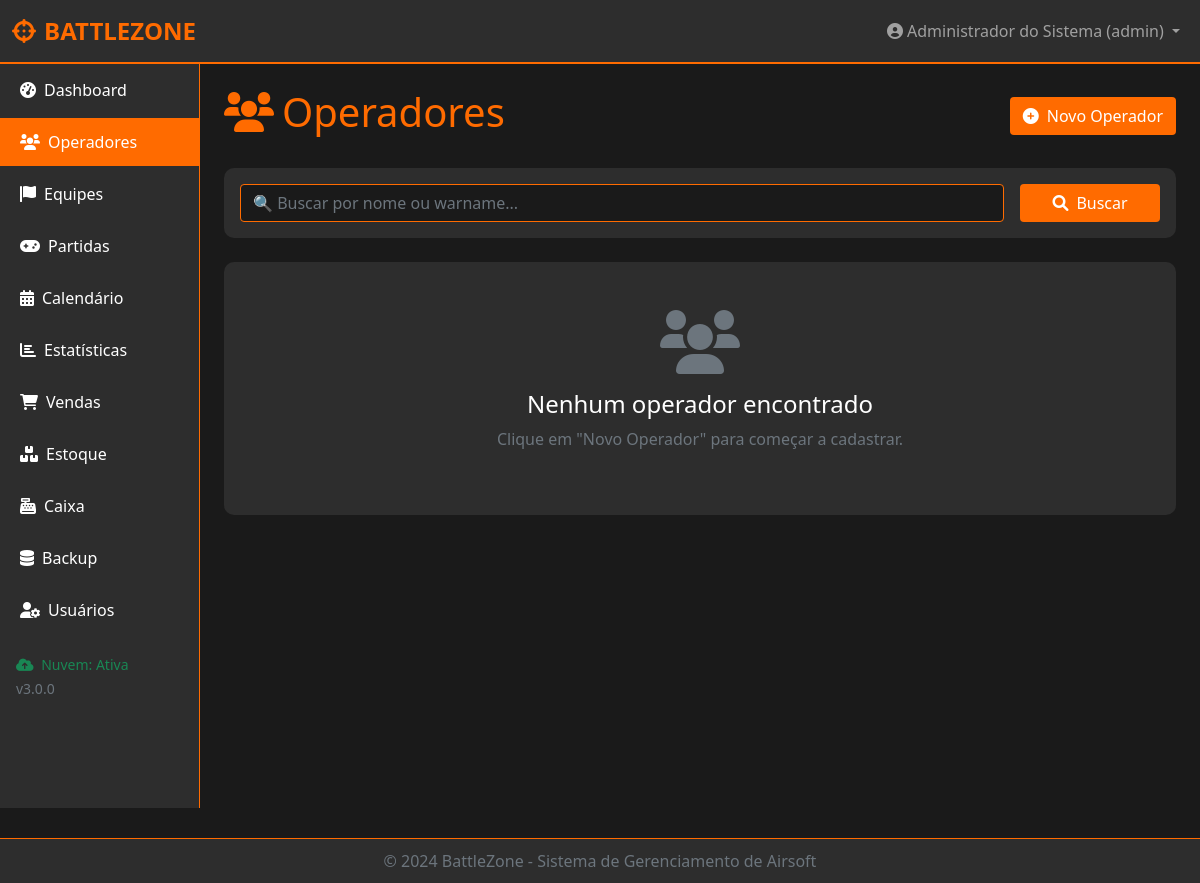
Page /operadores (signed in) on the earlier database version.
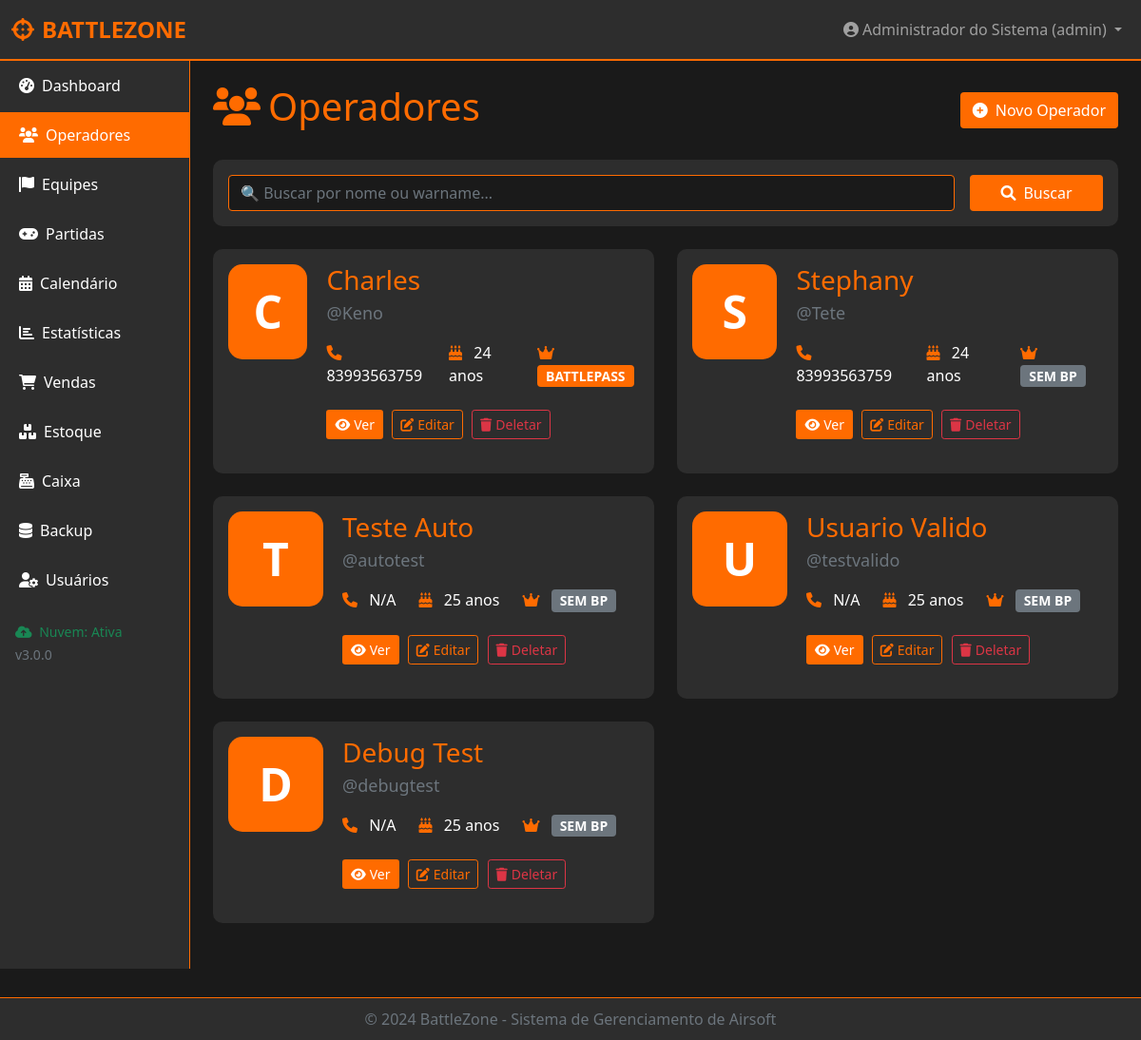
Same page on the later database version.
### models.py (models this page shows, shortened)
class User(UserMixin, db.Model):
    __tablename__ = 'users'
    id = db.Column(db.Integer, primary_key=True)
    username = db.Column(db.String(80), unique=True, nullable=False)
    nome = db.Column(db.String(120), nullable=False)
    email = db.Column(db.String(120), unique=True, nullable=False)
    cpf = db.Column(db.String(14), unique=True, nullable=True)
    telefone = db.Column(db.String(20), nullable=True)
    data_nascimento = db.Column(db.String(10), nullable=True)
    idade = db.Column(db.Integer, nullable=True)
    password_hash = db.Column(db.String(200), nullable=False)
    salt = db.Column(db.String(32), nullable=False)
    nivel = db.Column(db.String(20), nullable=False, default='operador')
    status = db.Column(db.String(20), default='pendente')
    tentativas = db.Column(db.Integer, default=0)
    session_token = db.Column(db.String(100), unique=True, nullable=True)
    last_activity = db.Column(db.DateTime, default=datetime.utcnow)
    created_at = db.Column(db.DateTime, default=datetime.utcnow)
    approved_at = db.Column(db.DateTime, nullable=True)
    approved_by = db.Column(db.String(80), nullable=True)
    last_login = db.Column(db.DateTime, nullable=True)
    partidas_criadas = db.relationship('Partida', back_populates='criador', lazy=True, foreign_keys='Partida.created_by')
    operador_id = db.Column(db.Integer, db.ForeignKey('operadores.id'), nullable=True)
    operador = db.relationship('Operador', backref='usuario', uselist=False)
    two_factor_enabled = db.Column(db.Boolean, default=False)
    two_factor_secret = db.Column(db.String(32), nullable=True)  # Segredo TOTP em base32
    backup_codes = db.Column(db.Text, nullable=True)  # JSON com códigos de backup
    two_factor_verified_at = db.Column(db.DateTime, nullable=True)
    password_reset_token = db.Column(db.String(100), unique=True, nullable=True)
    password_reset_expires = db.Column(db.DateTime, nullable=True)
    def tem_permissao(self, recurso):
        if self.nivel == 'admin':
            return True

class Operador(db.Model):
    __tablename__ = 'operadores'
    id = db.Column(db.Integer, primary_key=True)
    old_id = db.Column(db.String(50), unique=True, nullable=True)
    nome = db.Column(db.String(120), nullable=False, unique=True)
    warname = db.Column(db.String(80), unique=True, nullable=False)
    cpf = db.Column(db.String(20), unique=True, nullable=True)
    email = db.Column(db.String(120), nullable=True)
    telefone = db.Column(db.String(20), nullable=True)
    data_nascimento = db.Column(db.String(20), nullable=True)
    idade = db.Column(db.String(10), nullable=True)
    battlepass = db.Column(db.String(10), default='NAO')
    created_at = db.Column(db.DateTime, default=datetime.utcnow)
    updated_at = db.Column(db.DateTime, default=datetime.utcnow, onupdate=datetime.utcnow)
    total_kills = db.Column(db.Integer, default=0)
    total_deaths = db.Column(db.Integer, default=0)
    total_vitorias = db.Column(db.Integer, default=0)
    total_derrotas = db.Column(db.Integer, default=0)
    total_mvps = db.Column(db.Integer, default=0)
    total_capturas = db.Column(db.Integer, default=0)
    total_plantas_bomba = db.Column(db.Integer, default=0)
    total_desarmes_bomba = db.Column(db.Integer, default=0)
    total_refens = db.Column(db.Integer, default=0)
    total_cacos = db.Column(db.Integer, default=0)
    total_partidas = db.Column(db.Integer, default=0)
    membro_equipes = db.relationship('Equipe', secondary='equipe_membros', back_populates='membros')
    partidas = db.relationship('PartidaParticipante', back_populates='operador', foreign_keys='PartidaParticipante.operador_id')

### app.py (the view)
@app.route('/operadores')
@login_required
@requer_permissao('operadores')
@operador_session_required
def listar_operadores():
    search = request.args.get('search', '')
    if search:
        operadores = Operador.query.filter(
            (Operador.nome.ilike(f'%{search}%')) |
            (Operador.warname.ilike(f'%{search}%'))
        ).all()
    else:
        operadores = Operador.query.all()
    print(f"📋 Listando {len(operadores)} operadores")  # DEBUG
    return render_template('operadores/listar.html', operadores=operadores, search=search)

### app.py (called while the page is built)
@app.before_request
def before_request():
    if current_user.is_authenticated and current_user.nivel == 'operador':
        if not current_user.is_session_valid():
            from flask_login import logout_user
            logout_user()
            session.clear()
            flash('Sessão expirada por inatividade (5 minutos).', 'warning')
            return redirect(url_for('auth.login'))
        current_user.update_activity()

@login_manager.user_loader
def load_user(user_id):
    return db.session.get(User, int(user_id))

@app.context_processor
def inject_now():
    return {'now': datetime.now()}

### templates/operadores/listar.html (shortened to what this page needs)
{% extends "base.html" %}
{% block content %}
<div class="d-flex justify-content-between align-items-center mb-4">
    <h1 class="text-laranja"><i class="fas fa-users me-2"></i>Operadores</h1>
    <a href="{{ url_for('novo_operador') }}" class="btn" style="background-color: #FF6B00; color: white;">
        <i class="fas fa-plus-circle me-2"></i>Novo Operador
    </a>
</div>
<div class="card mb-4">
    <div class="card-body">
        <form method="GET" class="row g-3">
            <div class="col-md-10">
                <input type="text" name="search" class="form-control" placeholder="🔍 Buscar por nome ou warname..." value="{{ search }}">
            </div>
            <div class="col-md-2">
                <button type="submit" class="btn w-100" style="background-color: #FF6B00; color: white;">
                    <i class="fas fa-search me-2"></i>Buscar
                </button>
            </div>
        </form>
    </div>
</div>
{% if operadores %}
    <div class="row">
        {% for operador in operadores %}
        <div class="col-md-6 mb-4">
            <div class="card h-100">
                <div class="card-body">
                    <div class="d-flex">
                        <div style="background-color: #FF6B00; width: 100px; height: 100px; border-radius: 15px; display: flex; align-items: center; justify-content: center; margin-right: 20px;">
                            <span style="font-size: 48px; font-weight: bold; color: white;">
                                {{ operador.nome[0]|upper }}
                            </span>
                        </div>
                        <div class="flex-grow-1">
                            <h3 class="mb-1" style="color: #FF6B00; font-size: 28px;">{{ operador.nome }}</h3>
                            <p class="text-muted mb-3" style="font-size: 18px;">@{{ operador.warname }}</p>
                            <div class="d-flex justify-content-start gap-4 mt-3">
                                <div>
                                    <i class="fas fa-phone me-2" style="color: #FF6B00;"></i>
                                    <span>{{ operador.telefone or 'N/A' }}</span>
                                </div>
                                <div>
                                    <i class="fas fa-birthday-cake me-2" style="color: #FF6B00;"></i>
                                    <span>{{ operador.idade or 'N/A' }} anos</span>
                                </div>
                                <div>
                                    <i class="fas fa-crown me-2" style="color: #FF6B00;"></i>
                                    {% if operador.battlepass == 'SIM' %}
                                        <span class="badge" style="background-color: #FF6B00; color: white; font-size: 14px;">BATTLEPASS</span>
                                    {% else %}
                                        <span class="badge bg-secondary" style="font-size: 14px;">SEM BP</span>
                                    {% endif %}
                                </div>
                            </div>
                            <div class="mt-4">
                                <a href="{{ url_for('ver_operador', id=operador.id) }}" class="btn btn-sm" style="background-color: #FF6B00; color: white; margin-right: 5px;">
                                    <i class="fas fa-eye me-1"></i>Ver
                                </a>
                                <a href="{{ url_for('editar_operador', id=operador.id) }}" class="btn btn-sm btn-outline-laranja" style="border: 1px solid #FF6B00; color: #FF6B00; margin-right: 5px;">
                                    <i class="fas fa-edit me-1"></i>Editar
                                </a>
                                <button onclick="deletarOperador({{ operador.id }}, '{{ operador.nome }}')" class="btn btn-sm btn-outline-danger">
                                    <i class="fas fa-trash me-1"></i>Deletar
                                </button>
                            </div>
                        </div>
                    </div>
                </div>
            </div>
        </div>
        {% endfor %}
    </div>
{% else %}
    <div class="card">
        <div class="card-body text-center py-5">
            <i class="fas fa-users fa-4x text-muted mb-3"></i>
            <h4>Nenhum operador encontrado</h4>
            <p class="text-muted">Clique em "Novo Operador" para começar a cadastrar.</p>
        </div>
    </div>
{% endif %}
{% endblock %}

### templates/base.html (shortened to what this page needs)
<!DOCTYPE html>
<html lang="pt-BR">
<head>
    <link href="https://cdn.jsdelivr.net/npm/bootstrap@5.1.3/dist/css/bootstrap.min.css" rel="stylesheet">
    <link rel="stylesheet" href="https://cdnjs.cloudflare.com/ajax/libs/font-awesome/6.0.0/css/all.min.css">
</head>
<body>
    <nav class="navbar navbar-expand-lg navbar-dark">
        <div class="container-fluid">
            <a class="navbar-brand" href="{{ url_for('dashboard') }}">
                <i class="fas fa-crosshairs me-2"></i>BATTLEZONE
            </a>
            <div class="collapse navbar-collapse" id="navbarNav">
                <ul class="navbar-nav ms-auto">
                    {% if current_user.is_authenticated %}
                    <li class="nav-item dropdown">
                        <a class="nav-link dropdown-toggle" href="#" id="userDropdown" role="button" data-bs-toggle="dropdown">
                            <i class="fas fa-user-circle me-1"></i>{{ current_user.nome }} ({{ current_user.warname or current_user.username }})
                        </a>
                    </li>
                    {% endif %}
                </ul>
            </div>
        </div>
    </nav>
    <div class="container-fluid">
        <div class="row">
            {% if current_user.is_authenticated %}
            <div class="col-md-2 p-0 sidebar">
                <div class="nav flex-column">
                    <a class="nav-link {% if request.endpoint == 'dashboard' %}active{% endif %}" href="{{ url_for('dashboard') }}">
                        <i class="fas fa-tachometer-alt me-2"></i>Dashboard
                    </a>
                    {% if current_user.tem_permissao('operadores') %}
                    <a class="nav-link {% if request.endpoint in ['listar_operadores', 'novo_operador', 'ver_operador', 'editar_operador'] %}active{% endif %}" href="{{ url_for('listar_operadores') }}">
                        <i class="fas fa-users me-2"></i>Operadores
                    </a>
                    {% endif %}
                    {% if current_user.tem_permissao('equipes') %}
                    <a class="nav-link {% if request.endpoint in ['listar_equipes', 'nova_equipe', 'ver_equipe', 'editar_equipe'] %}active{% endif %}" href="{{ url_for('listar_equipes') }}">
                        <i class="fas fa-flag me-2"></i>Equipes
                    </a>
                    {% endif %}
                    {% if current_user.tem_permissao('partidas') %}
                    <a class="nav-link {% if request.endpoint in ['listar_partidas', 'nova_partida', 'ver_partida'] %}active{% endif %}" href="{{ url_for('listar_partidas') }}">
                        <i class="fas fa-gamepad me-2"></i>Partidas
                    </a>
                    {% endif %}
                    {% if current_user.tem_permissao('calendario') %}
                    <a class="nav-link {% if request.endpoint == 'calendario' %}active{% endif %}" href="{{ url_for('calendario') }}">
                        <i class="fas fa-calendar-alt me-2"></i>Calendário
                    </a>
                    {% endif %}
                    {% if current_user.tem_permissao('estatisticas') %}
                    <a class="nav-link {% if request.endpoint == 'estatisticas' %}active{% endif %}" href="{{ url_for('estatisticas') }}">
                        <i class="fas fa-chart-bar me-2"></i>Estatísticas
                    </a>
                    {% endif %}
                    {% if current_user.tem_permissao('vendas') %}
                    <a class="nav-link {% if request.endpoint in ['listar_vendas', 'nova_venda'] %}active{% endif %}" href="{{ url_for('listar_vendas') }}">
                        <i class="fas fa-shopping-cart me-2"></i>Vendas
                    </a>
                    {% endif %}
                    {% if current_user.tem_permissao('estoque') %}
                    <a class="nav-link {% if request.endpoint in ['listar_estoque', 'novo_item', 'editar_item'] %}active{% endif %}" href="{{ url_for('listar_estoque') }}">
                        <i class="fas fa-boxes me-2"></i>Estoque
                    </a>
                    {% endif %}
                    {% if current_user.tem_permissao('caixa') %}
                    <a class="nav-link {% if request.endpoint == 'caixa' %}active{% endif %}" href="{{ url_for('caixa') }}">
                        <i class="fas fa-cash-register me-2"></i>Caixa
                    </a>
                    {% endif %}
                    {% if current_user.nivel in ['admin', 'gerente'] %}
                    <a class="nav-link {% if request.endpoint == 'admin_backups' %}active{% endif %}" href="{{ url_for('admin_backups') }}">
                        <i class="fas fa-database me-2"></i>Backup
                    </a>
                    {% endif %}
                    {% if current_user.nivel in ['admin', 'gerente'] %}
                    <a class="nav-link {% if request.endpoint == 'admin_usuarios' %}active{% endif %}" href="{{ url_for('admin_usuarios') }}">
                        <i class="fas fa-user-cog me-2"></i>Usuários
                    </a>
                    {% endif %}
                </div>
                <div class="mt-auto p-3">
                    <small class="text-success">
                        <i class="fas fa-cloud-upload-alt me-1"></i> Nuvem: Ativa
                    </small>
                    <br>
                    <small class="text-muted">v3.0.0</small>
                </div>
            </div>
            {% endif %}
            <div class="{% if current_user.is_authenticated %}col-md-10{% else %}col-md-12{% endif %} p-4">
                {% block content %}{% endblock %}
            </div>
        </div>
    </div>
    {% if current_user.is_authenticated %}
    <footer class="footer">
        <div class="container">
            <span>&copy; 2024 BattleZone - Sistema de Gerenciamento de Airsoft</span>
        </div>
    </footer>
    {% endif %}
</body>
</html>

### templates/base.html (style rules this page uses)
:root { --laranja: #FF6B00; --laranja-escuro: #CC5500; --preto: #1A1A1A; --cinza-escuro: #2D2D2D; --cinza-claro: #3D3D3D; --verde: #00C851; --vermelho: #FF4444; }
body { background-color: var(--preto); color: #fff; font-family: 'Segoe UI', Tahoma, Geneva, Verdana, sans-serif; }
.navbar { background-color: var(--cinza-escuro) !important; border-bottom: 2px solid var(--laranja); }
.navbar-brand { color: var(--laranja) !important; font-weight: bold; font-size: 24px; }
.sidebar { background-color: var(--cinza-escuro); min-height: calc(100vh - 56px); border-right: 1px solid var(--laranja); }
.sidebar .nav-link { color: #fff; border-radius: 0; padding: 12px 20px; margin: 2px 0; }
.sidebar .nav-link.active { background-color: var(--laranja); color: #fff; }
.card { background-color: var(--cinza-escuro); border: none; border-radius: 10px; margin-bottom: 20px; }
.btn-outline-laranja { border: 1px solid var(--laranja); color: var(--laranja); }
.text-laranja { color: var(--laranja); }
.form-control, .form-select { background-color: var(--preto); border: 1px solid var(--laranja); color: #fff; }
.footer { background-color: var(--cinza-escuro); color: #6c757d; padding: 10px; text-align: center; border-top: 1px solid var(--laranja); margin-top: 30px; }

Differences in the rows shown:
added Operador: nome "C", nome "Charles", warname "Keno", telefone "83993563759", idade "24", battlepass "BATTLEPASS"
added Operador: nome "S", nome "Stephany", warname "Tete", telefone "83993563759", idade "24", battlepass "SEM BP"
added Operador: nome "T", nome "Teste Auto", warname "autotest", telefone "N/A", idade "25", battlepass "SEM BP"
added Operador: nome "U", nome "Usuario Valido", warname "testvalido", telefone "N/A", idade "25", battlepass "SEM BP"
added Operador: nome "D", nome "Debug Test", warname "debugtest", telefone "N/A", idade "25", battlepass "SEM BP"
Other differences:
text no longer shown: "Nenhum operador encontrado Clique em \"Novo Operador\" para começar a cadastrar."
